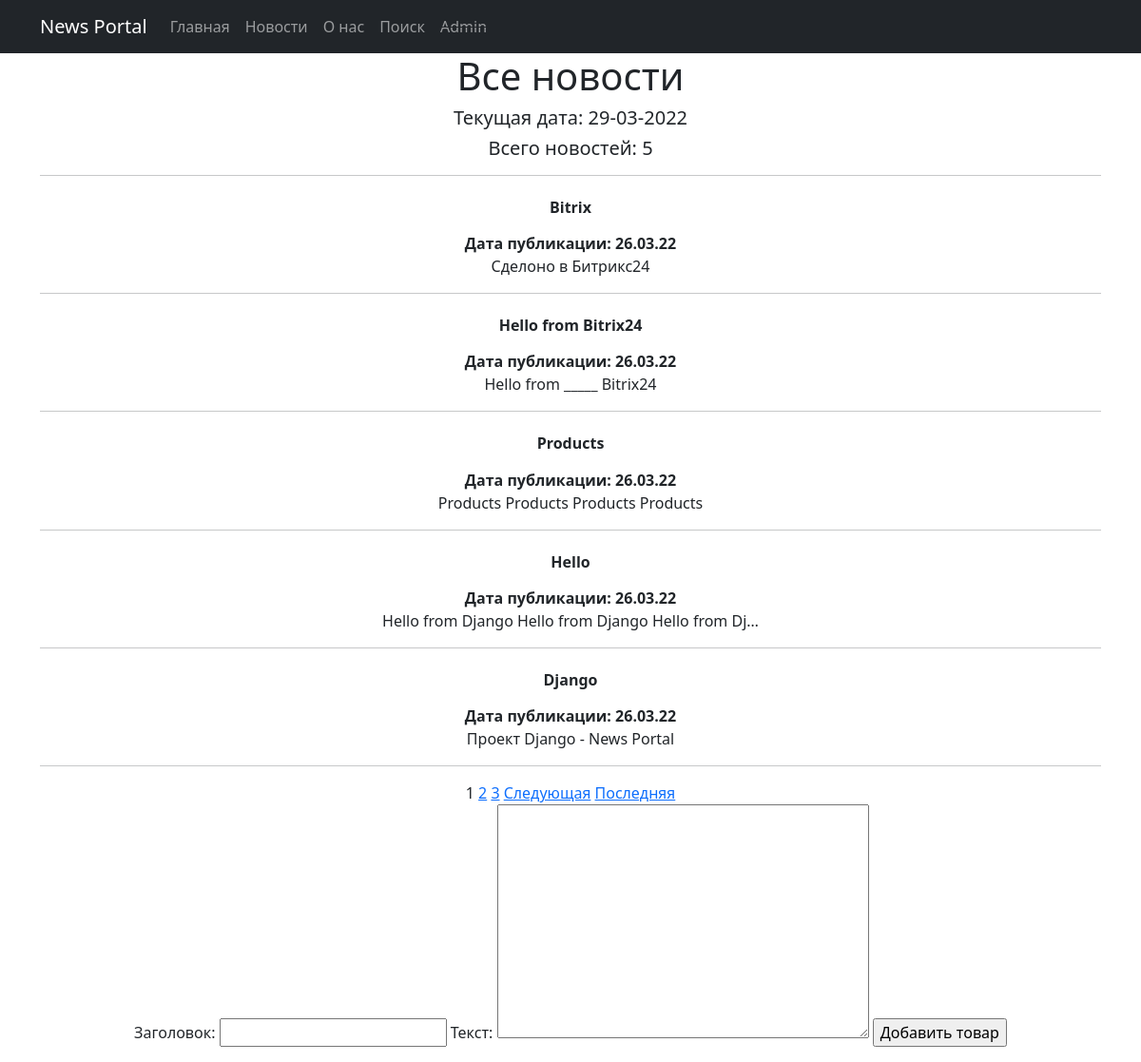
Page /news/ on the committed database.
### NewsPortalApp/models.py (models this page shows, shortened)
class Post(models.Model):
    author_connect = models.ForeignKey(Author, on_delete=models.CASCADE)
    NEWS = 'NW'
    ARTICLE = 'AR'
    CATEGORY_CHOISES = (
        (NEWS, 'Новость'),
        (ARTICLE, 'Статья')
    )
    category_type = models.CharField(max_length=2, choices=CATEGORY_CHOISES, default=ARTICLE)
    date_create = models.DateTimeField(auto_now_add=True, verbose_name='Дата публикации')
    post_category = models.ManyToManyField(Category, through='PostCategory')
    title = models.CharField(max_length=128, verbose_name='Заголовок')
    text = models.TextField(verbose_name='Текст')
    rating = models.SmallIntegerField(default=0)
    class Meta:
        verbose_name = 'Публикация'
        verbose_name_plural = 'Публикации'

### NewsPortalApp/views.py (the view, shortened to what this page needs)
# urls.py: path('', PostList.as_view()),
class PostList(ListView):
    model = Post  # указываем модель, объекты которой мы будем выводить
    template_name = 'posts.html'  # указываем имя шаблона, в котором будет лежать HTML, в котором будут все
    context_object_name = 'posts'  # это имя списка, в котором будут лежать все объекты, его надо указать,
    queryset = Post.objects.order_by('-id')
    paginate_by = 5
    comments = Comment.objects.all()
    form_class = PostForm  # добавляем форм класс, чтобы получать доступ к форме через метод POST
    def get_context_data(self, **kwargs):
        context = super().get_context_data(**kwargs)
        context['time_now'] = datetime.utcnow()  # добавим переменную текущей даты time_now
        context['form'] = PostForm()
        return context

### NewsPortalApp/forms.py
class PostForm(ModelForm):
    class Meta:
        model = Post
        fields = ['title', 'text']

### NewsPortalApp/templatetags/customfilters.py (called while the page is built)
@register.filter(name='censor')
def censor(text):
    replace_values = {'lol': 'l**', 'bot': 'b**'}
    for i, j in replace_values.items():
        text = text.replace(i, j)
    return text

### templates/posts.html (shortened to what this page needs)
{% extends 'flatpages/default.html' %}
{% load customfilters %}
{% block content %}
    <h1>Все новости</h1>
    <h5>Текущая дата: {{ time_now|date:'d-m-Y' }}</h5>
    <h5>Всего новостей: {{ posts|length }}</h5><hr>
    {% for post in posts %}
        <h6><b><a style="color: #212529" class="nav-link" href="/news/{{ post.id }}">{{ post.title|censor }}</a></b></h6>
        <b>Дата публикации: {{ post.date_create|date:'d.m.y' }}</b>
        <br>{{ post.text|truncatechars:50|censor }}
        <hr>
    {% endfor %}
    {% if is_paginated %}
    {% for num in page_obj.paginator.page_range %}
        {% if page_obj.number == num %}
            <a>{{ num }}</a>
        {% elif num > page_obj.number|add:'-3' and num < page_obj.number|add:'3' %}
            <a href="?page={{ num }}">{{ num }}</a>
        {% endif %}
    {% endfor %}
    {% if page_obj.has_next %}
        <a href="?page={{ page_obj.next_page_number }}">Следующая</a>
        <a href="?page={{ page_obj.paginator.num_pages }}">Последняя</a>
    {% endif %}
    {% endif %}
    <form method="POST">
        {{ form }}
        <input type="submit" value="Добавить товар">
    </form>
{% endblock content %}

### rows in the picture
Post: title|censor "Bitrix", date_create "26.03.22", text|censor "Сделоно в Битрикс24"
Post: title|censor "Hello from Bitrix24", date_create "26.03.22", text|censor "Hello from _____ Bitrix24"
Post: title|censor "Products", date_create "26.03.22", text|censor "Products Products Products Products"
Post: title|censor "Hello", date_create "26.03.22", text|censor "Hello from Django Hello from Django Hello from Dj…"
Post: title|censor "Django", date_create "26.03.22", text|censor "Проект Django - News Portal"

### other values in the picture
{{ time_now|date:'d-m-Y' }} "29-03-2022"
{{ posts|length }} "5"
{{ num }} "1"
{{ num }} "2" "3"
